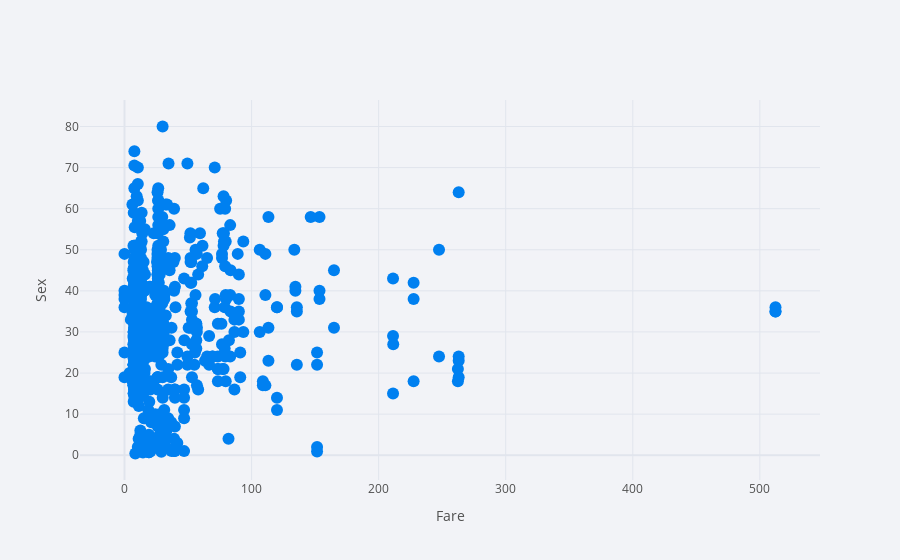

Notebook source saved alongside this figure:
### Code cell
df2.iplot(kind= 'scatter', x='Fare', y = 'Age', mode = 'markers', xTitle = 'Fare', yTitle = 'Sex')

### Figure 1 — Plotly figure (JSON) as saved in the notebook; plotly's stock layout.template omitted (floating-point values rounded to 4 significant figures; data arrays with more than 128 entries replaced by an {"elided": "..."} marker saying what was removed)
{"data": [{"line": {"color": "rgba(0, 128, 240, 1.0)", "dash": "solid", "shape": "linear", "width": 1.3}, "marker": {"size": 12, "symbol": "circle"}, "mode": "markers", "name": "Age", "text": "", "type": "scatter", "x": {"elided": "891 float values"}, "y": {"elided": "891 mixed values"}}], "layout": {"legend": {"bgcolor": "#F2F3F7", "font": {"color": "#505050"}}, "paper_bgcolor": "#F2F3F7", "plot_bgcolor": "#F2F3F7", "title": {"font": {"color": "#484848"}}, "xaxis": {"gridcolor": "#E1E5ED", "showgrid": true, "tickfont": {"color": "#505050"}, "title": {"font": {"color": "#505050"}, "text": "Fare"}, "zerolinecolor": "#E1E5ED"}, "yaxis": {"gridcolor": "#E1E5ED", "showgrid": true, "tickfont": {"color": "#505050"}, "title": {"font": {"color": "#505050"}, "text": "Sex"}, "zerolinecolor": "#E1E5ED"}}}
